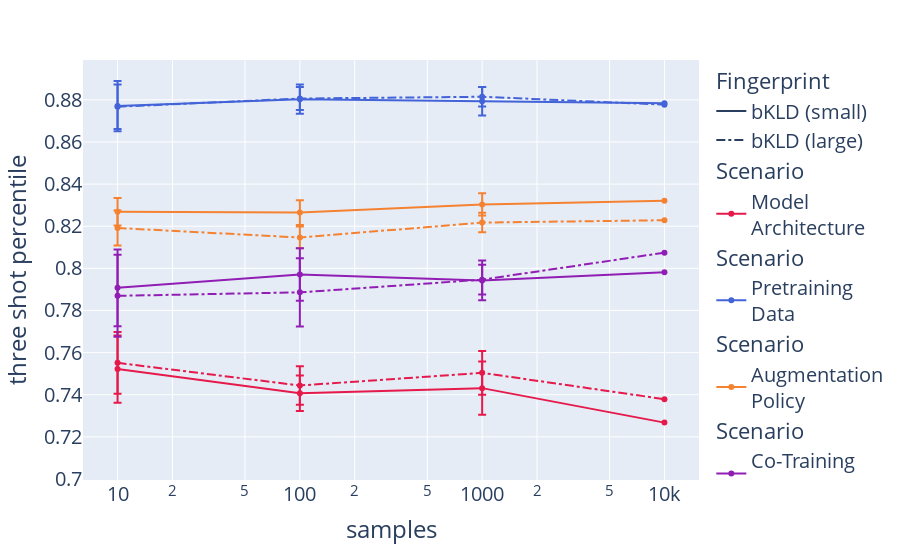

Notebook code for this chart:
### Code cell
get_samples_plot()

### Figure 1 — Plotly figure (JSON) as saved in the notebook; plotly's stock layout.template omitted (floating-point values rounded to 4 significant figures)
{"data": [{"error_y": {"array": [0.01467, 0.009181, 0.01036, NaN]}, "hovertemplate": "Scenario=Model<br>Architecture<br>Distances=bKLD (large)<br>samples=%{x}<br>three shot percentile=%{y}<extra></extra>", "legendgroup": "Model<br>Architecture", "line": {"color": "rgb(230, 25, 75)", "dash": "dashdot"}, "marker": {"symbol": "circle"}, "mode": "lines+markers", "name": "Model<br>Architecture", "orientation": "v", "showlegend": false, "x": [10, 100, 1000, 10000], "xaxis": "x", "y": [0.7551, 0.7444, 0.7504, 0.7379], "yaxis": "y", "type": "scatter", "legendgrouptitle": {"text": "Scenario"}}, {"error_y": {"array": [0.01593, 0.008444, 0.01265, NaN]}, "hovertemplate": "Scenario=Model<br>Architecture<br>Distances=bKLD (small)<br>samples=%{x}<br>three shot percentile=%{y}<extra></extra>", "legendgroup": "Model<br>Architecture", "line": {"color": "rgb(230, 25, 75)", "dash": "solid"}, "marker": {"symbol": "circle"}, "mode": "lines+markers", "name": "Model<br>Architecture", "orientation": "v", "showlegend": true, "x": [10, 100, 1000, 10000], "xaxis": "x", "y": [0.7522, 0.7407, 0.7431, 0.7268], "yaxis": "y", "type": "scatter", "legendgrouptitle": {"text": "Scenario"}}, {"error_y": {"array": [0.01052, 0.005448, 0.00467, NaN]}, "hovertemplate": "Scenario=Pretraining<br>Data<br>Distances=bKLD (large)<br>samples=%{x}<br>three shot percentile=%{y}<extra></extra>", "legendgroup": "Pretraining<br>Data", "line": {"color": "rgb(67, 99, 216)", "dash": "dashdot"}, "marker": {"symbol": "circle"}, "mode": "lines+markers", "name": "Pretraining<br>Data", "orientation": "v", "showlegend": false, "x": [10, 100, 1000, 10000], "xaxis": "x", "y": [0.8767, 0.8806, 0.8815, 0.8777], "yaxis": "y", "type": "scatter", "legendgrouptitle": {"text": "Scenario"}}, {"error_y": {"array": [0.01191, 0.006946, 0.006746, NaN]}, "hovertemplate": "Scenario=Pretraining<br>Data<br>Distances=bKLD (small)<br>samples=%{x}<br>three shot percentile=%{y}<extra></extra>", "legendgroup": "Pretraining<br>Data", "line": {"color": "rgb(67, 99, 216)", "dash": "solid"}, "marker": {"symbol": "circle"}, "mode": "lines+markers", "name": "Pretraining<br>Data", "orientation": "v", "showlegend": true, "x": [10, 100, 1000, 10000], "xaxis": "x", "y": [0.877, 0.8803, 0.8793, 0.8784], "yaxis": "y", "type": "scatter", "legendgrouptitle": {"text": "Scenario"}}, {"error_y": {"array": [0.008362, 0.005165, 0.004623, NaN]}, "hovertemplate": "Scenario=Augmentation<br>Policy<br>Distances=bKLD (large)<br>samples=%{x}<br>three shot percentile=%{y}<extra></extra>", "legendgroup": "Augmentation<br>Policy", "line": {"color": "rgb(245, 130, 49)", "dash": "dashdot"}, "marker": {"symbol": "circle"}, "mode": "lines+markers", "name": "Augmentation<br>Policy", "orientation": "v", "showlegend": false, "x": [10, 100, 1000, 10000], "xaxis": "x", "y": [0.8192, 0.8147, 0.8217, 0.8228], "yaxis": "y", "type": "scatter", "legendgrouptitle": {"text": "Scenario"}}, {"error_y": {"array": [0.006569, 0.005857, 0.005305, NaN]}, "hovertemplate": "Scenario=Augmentation<br>Policy<br>Distances=bKLD (small)<br>samples=%{x}<br>three shot percentile=%{y}<extra></extra>", "legendgroup": "Augmentation<br>Policy", "line": {"color": "rgb(245, 130, 49)", "dash": "solid"}, "marker": {"symbol": "circle"}, "mode": "lines+markers", "name": "Augmentation<br>Policy", "orientation": "v", "showlegend": true, "x": [10, 100, 1000, 10000], "xaxis": "x", "y": [0.8269, 0.8265, 0.8304, 0.8321], "yaxis": "y", "type": "scatter", "legendgrouptitle": {"text": "Scenario"}}, {"error_y": {"array": [0.01946, 0.01617, 0.007091, NaN]}, "hovertemplate": "Scenario=Co-Training<br>Data<br>Distances=bKLD (large)<br>samples=%{x}<br>three shot percentile=%{y}<extra></extra>", "legendgroup": "Co-Training<br>Data", "line": {"color": "rgb(145, 30, 180)", "dash": "dashdot"}, "marker": {"symbol": "circle"}, "mode": "lines+markers", "name": "Co-Training<br>Data", "orientation": "v", "showlegend": false, "x": [10, 100, 1000, 10000], "xaxis": "x", "y": [0.787, 0.7886, 0.7946, 0.8074], "yaxis": "y", "type": "scatter", "legendgrouptitle": {"text": "Scenario"}}, {"error_y": {"array": [0.01824, 0.01245, 0.009439, NaN]}, "hovertemplate": "Scenario=Co-Training<br>Data<br>Distances=bKLD (small)<br>samples=%{x}<br>three shot percentile=%{y}<extra></extra>", "legendgroup": "Co-Training<br>Data", "line": {"color": "rgb(145, 30, 180)", "dash": "solid"}, "marker": {"symbol": "circle"}, "mode": "lines+markers", "name": "Co-Training<br>Data", "orientation": "v", "showlegend": true, "x": [10, 100, 1000, 10000], "xaxis": "x", "y": [0.7908, 0.7971, 0.7942, 0.7981], "yaxis": "y", "type": "scatter", "legendgrouptitle": {"text": "Scenario"}}], "layout": {"xaxis": {"anchor": "y", "domain": [0.0, 1.0], "title": {"text": "samples"}, "type": "log"}, "yaxis": {"anchor": "x", "domain": [0.0, 1.0], "title": {"text": "three shot percentile"}}, "legend": {"title": {"text": ""}, "tracegroupgap": 0}, "margin": {"t": 60}, "font": {"size": 20}, "shapes": [{"legendgrouptitle": {"text": "Fingerprint"}, "legendrank": 1, "line": {"dash": "solid"}, "name": "bKLD (small)", "showlegend": true, "type": "line", "x0": 10.0, "x1": 10.0, "xref": "paper", "y0": 0.7, "y1": 0.7}, {"legendrank": 1, "line": {"dash": "dashdot"}, "name": "bKLD (large)", "showlegend": true, "type": "line", "x0": 10.0, "x1": 10.0, "xref": "paper", "y0": 0.7, "y1": 0.7}]}}
